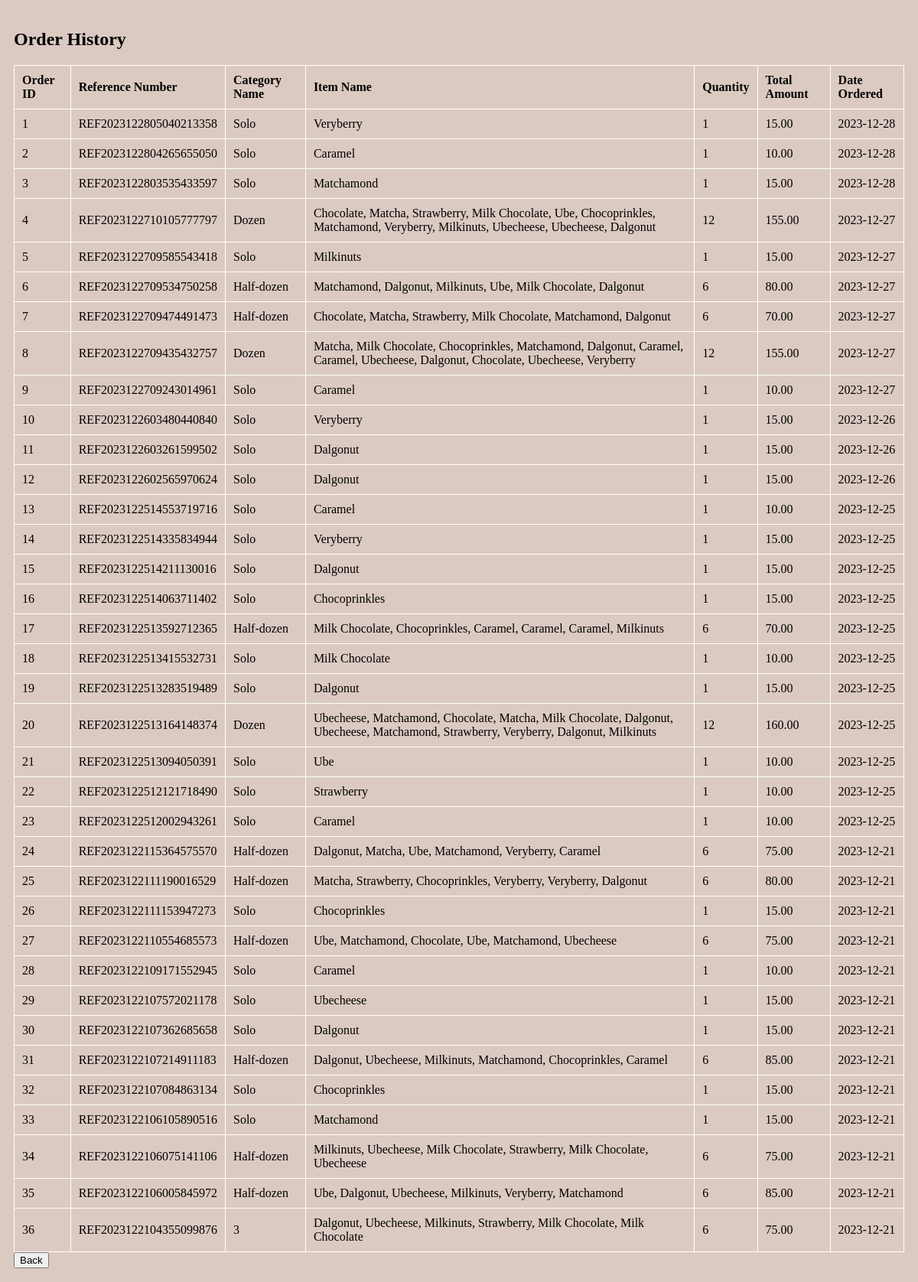
/donutalk/user/orderhistory.php (signed in), run on the app's committed database.
### tables this page shows
CREATE TABLE `orders` (
  `order_id` int(11) NOT NULL,
  `reference_number` varchar(30) NOT NULL,
  `user_id` int(11) NOT NULL,
  `name` varchar(255) NOT NULL,
  `phone_number` varchar(11) NOT NULL,
  `address` varchar(255) NOT NULL,
  `cat_name` varchar(11) NOT NULL,
  `item_name` varchar(250) NOT NULL,
  `order_qty` int(11) NOT NULL,
  `total_amount` decimal(10,2) NOT NULL,
  `payment_method` char(255) NOT NULL DEFAULT 'Cash on Delivery',
  `payment_status` char(11) NOT NULL DEFAULT 'I' COMMENT 'C - Completed\r\nI - Incomplete',
  `order_status` char(11) NOT NULL DEFAULT 'C' COMMENT 'C - Confirmed\r\nPK - Packed\r\nP - Pending\r\nD - Delivered',
  `date_ordered` date NOT NULL DEFAULT current_timestamp(),
  `time_ordered` time NOT NULL DEFAULT current_timestamp()
);

### donutalk/user/orderhistory.php (the view, shortened to what this page needs)
<?php
include('dbconnect.php');
$user_id = $_SESSION['user_id'];
$query = "SELECT * FROM orders WHERE user_id = $user_id ORDER BY date_ordered DESC, order_id DESC";
$result = mysqli_query($conn, $query);
?>
<!DOCTYPE html>
<html lang="en">
<head>
</head>
<body>
<h2>Order History</h2>
<?php
if (mysqli_num_rows($result) > 0) {
    echo "<table>
            <tr>
                <th>Order ID</th>
                <th>Reference Number</th>
                <th>Category Name</th>
                <th>Item Name</th>
                <th>Quantity</th>
                <th>Total Amount</th>
                <th>Date Ordered</th>
            </tr>";
    $orderNumber = 1;
    while ($row = mysqli_fetch_assoc($result)) {
        echo "<tr>
                <td>{$orderNumber}</td>
                <td>{$row['reference_number']}</td>
                <td>{$row['cat_name']}</td>
                <td>{$row['item_name']}</td>
                <td>{$row['order_qty']}</td>
                <td>{$row['total_amount']}</td>
                <td>{$row['date_ordered']}</td>
              </tr>";
        $orderNumber++;
    }
    echo "</table>";
} else {
    echo "No orders found.";
}
?>
<button onclick="location.href='landingpage.php'">Back</button>
</body>
</html>

### donutalk/user/orderhistory.php (style rules this page uses)
body { padding: 10px; background-image: url('./uploads/18.svg'); background-position: right; text-align: justify; background-repeat: no-repeat; background-size: cover; height: 100%; color:black; }
h2 { color: black; }
table { color: black; border-collapse: collapse; width: 100%; }
table, th, td { border: 1px solid white; }
th, td { padding: 10px; text-align: left; }

### data on the page
orders: reference_number "REF2023122805040213358", cat_name "Solo", item_name "Veryberry", order_qty "1", total_amount "15.00", date_ordered "2023-12-28"
orders: reference_number "REF2023122804265655050", cat_name "Solo", item_name "Caramel", order_qty "1", total_amount "10.00", date_ordered "2023-12-28"
orders: reference_number "REF2023122803535433597", cat_name "Solo", item_name "Matchamond", order_qty "1", total_amount "15.00", date_ordered "2023-12-28"
orders: reference_number "REF2023122710105777797", cat_name "Dozen", item_name "Chocolate, Matcha, Strawberry, Milk Chocolate, Ube, Chocoprinkles, Matchamond, Veryberry, Milkinuts, Ubecheese, Ubecheese, Dalgonut", order_qty "12", total_amount "155.00", date_ordered "2023-12-27"
orders: reference_number "REF2023122709585543418", cat_name "Solo", item_name "Milkinuts", order_qty "1", total_amount "15.00", date_ordered "2023-12-27"
orders: reference_number "REF2023122709534750258", cat_name "Half-dozen", item_name "Matchamond, Dalgonut, Milkinuts, Ube, Milk Chocolate, Dalgonut", order_qty "6", total_amount "80.00", date_ordered "2023-12-27"
orders: reference_number "REF2023122709474491473", cat_name "Half-dozen", item_name "Chocolate, Matcha, Strawberry, Milk Chocolate, Matchamond, Dalgonut", order_qty "6", total_amount "70.00", date_ordered "2023-12-27"
orders: reference_number "REF2023122709435432757", cat_name "Dozen", item_name "Matcha, Milk Chocolate, Chocoprinkles, Matchamond, Dalgonut, Caramel, Caramel, Ubecheese, Dalgonut, Chocolate, Ubecheese, Veryberry", order_qty "12", total_amount "155.00", date_ordered "2023-12-27"
orders: reference_number "REF2023122709243014961", cat_name "Solo", item_name "Caramel", order_qty "1", total_amount "10.00", date_ordered "2023-12-27"
orders: reference_number "REF2023122603480440840", cat_name "Solo", item_name "Veryberry", order_qty "1", total_amount "15.00", date_ordered "2023-12-26"
orders: reference_number "REF2023122603261599502", cat_name "Solo", item_name "Dalgonut", order_qty "1", total_amount "15.00", date_ordered "2023-12-26"
orders: reference_number "REF2023122602565970624", cat_name "Solo", item_name "Dalgonut", order_qty "1", total_amount "15.00", date_ordered "2023-12-26"
orders: reference_number "REF2023122514553719716", cat_name "Solo", item_name "Caramel", order_qty "1", total_amount "10.00", date_ordered "2023-12-25"
orders: reference_number "REF2023122514335834944", cat_name "Solo", item_name "Veryberry", order_qty "1", total_amount "15.00", date_ordered "2023-12-25"
orders: reference_number "REF2023122514211130016", cat_name "Solo", item_name "Dalgonut", order_qty "1", total_amount "15.00", date_ordered "2023-12-25"
orders: reference_number "REF2023122514063711402", cat_name "Solo", item_name "Chocoprinkles", order_qty "1", total_amount "15.00", date_ordered "2023-12-25"
orders: reference_number "REF2023122513592712365", cat_name "Half-dozen", item_name "Milk Chocolate, Chocoprinkles, Caramel, Caramel, Caramel, Milkinuts", order_qty "6", total_amount "70.00", date_ordered "2023-12-25"
orders: reference_number "REF2023122513415532731", cat_name "Solo", item_name "Milk Chocolate", order_qty "1", total_amount "10.00", date_ordered "2023-12-25"
orders: reference_number "REF2023122513283519489", cat_name "Solo", item_name "Dalgonut", order_qty "1", total_amount "15.00", date_ordered "2023-12-25"
orders: reference_number "REF2023122513164148374", cat_name "Dozen", item_name "Ubecheese, Matchamond, Chocolate, Matcha, Milk Chocolate, Dalgonut, Ubecheese, Matchamond, Strawberry, Veryberry, Dalgonut, Milkinuts", order_qty "12", total_amount "160.00", date_ordered "2023-12-25"
orders: reference_number "REF2023122513094050391", cat_name "Solo", item_name "Ube", order_qty "1", total_amount "10.00", date_ordered "2023-12-25"
orders: reference_number "REF2023122512121718490", cat_name "Solo", item_name "Strawberry", order_qty "1", total_amount "10.00", date_ordered "2023-12-25"
orders: reference_number "REF2023122512002943261", cat_name "Solo", item_name "Caramel", order_qty "1", total_amount "10.00", date_ordered "2023-12-25"
orders: reference_number "REF2023122115364575570", cat_name "Half-dozen", item_name "Dalgonut, Matcha, Ube, Matchamond, Veryberry, Caramel", order_qty "6", total_amount "75.00", date_ordered "2023-12-21"
orders: reference_number "REF2023122111190016529", cat_name "Half-dozen", item_name "Matcha, Strawberry, Chocoprinkles, Veryberry, Veryberry, Dalgonut", order_qty "6", total_amount "80.00", date_ordered "2023-12-21"
orders: reference_number "REF2023122111153947273", cat_name "Solo", item_name "Chocoprinkles", order_qty "1", total_amount "15.00", date_ordered "2023-12-21"
orders: reference_number "REF2023122110554685573", cat_name "Half-dozen", item_name "Ube, Matchamond, Chocolate, Ube, Matchamond, Ubecheese", order_qty "6", total_amount "75.00", date_ordered "2023-12-21"
orders: reference_number "REF2023122109171552945", cat_name "Solo", item_name "Caramel", order_qty "1", total_amount "10.00", date_ordered "2023-12-21"
orders: reference_number "REF2023122107572021178", cat_name "Solo", item_name "Ubecheese", order_qty "1", total_amount "15.00", date_ordered "2023-12-21"
orders: reference_number "REF2023122107362685658", cat_name "Solo", item_name "Dalgonut", order_qty "1", total_amount "15.00", date_ordered "2023-12-21"
orders: reference_number "REF2023122107214911183", cat_name "Half-dozen", item_name "Dalgonut, Ubecheese, Milkinuts, Matchamond, Chocoprinkles, Caramel", order_qty "6", total_amount "85.00", date_ordered "2023-12-21"
orders: reference_number "REF2023122107084863134", cat_name "Solo", item_name "Chocoprinkles", order_qty "1", total_amount "15.00", date_ordered "2023-12-21"
orders: reference_number "REF2023122106105890516", cat_name "Solo", item_name "Matchamond", order_qty "1", total_amount "15.00", date_ordered "2023-12-21"
orders: reference_number "REF2023122106075141106", cat_name "Half-dozen", item_name "Milkinuts, Ubecheese, Milk Chocolate, Strawberry, Milk Chocolate, Ubecheese", order_qty "6", total_amount "75.00", date_ordered "2023-12-21"
orders: reference_number "REF2023122106005845972", cat_name "Half-dozen", item_name "Ube, Dalgonut, Ubecheese, Milkinuts, Veryberry, Matchamond", order_qty "6", total_amount "85.00", date_ordered "2023-12-21"
orders: reference_number "REF2023122104355099876", cat_name "3", item_name "Dalgonut, Ubecheese, Milkinuts, Strawberry, Milk Chocolate, Milk Chocolate", order_qty "6", total_amount "75.00", date_ordered "2023-12-21"
